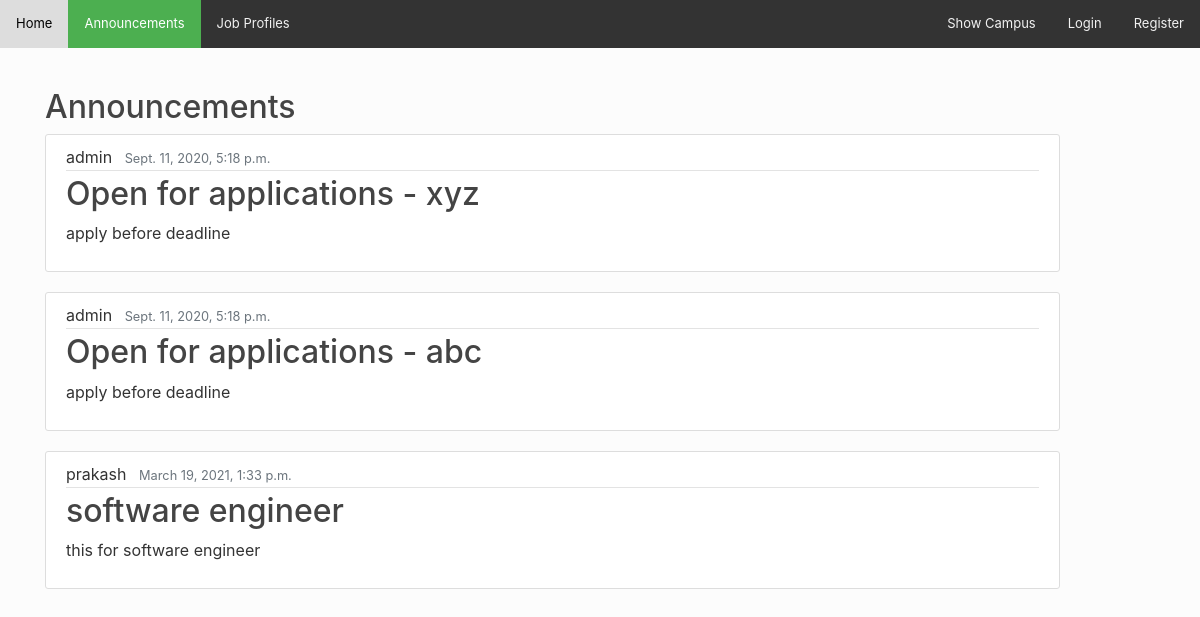
Screenshot of /announcement/ with the database file from the repository.
### placement/models.py (models this page shows, shortened)
class Post(models.Model):
    title = models.CharField(max_length=100)
    content = models.TextField()
    date_posted = models.DateTimeField(default=timezone.now)
    author = models.ForeignKey(User, on_delete=models.CASCADE)

### placement/views.py (the view)
# urls.py: url(r'^announcement/$',views.announcement, name='announcement'),
def announcement(request):
    context = {
        'posts' : Post.objects.all()
    }
    return render(request, 'placement/announcement.html', context)

### placement/templates/placement/announcement.html
{% extends "placement/header.html" %}
{% block content %}
<p>&nbsp;</p>
<h2>Announcements</h2>
{% for post in posts %}
        <article class="media content-section">
          <div class="media-body">
            <div class="article-metadata">
              <a class="mr-2">{{ post.author }}</a>
              <small class="text-muted">{{ post.date_posted }}</small>
            </div>
            <h2><a class="article-title" href="#">{{ post.title }}</a></h2>
            <p class="article-content">{{ post.content }}</p>
          </div>
        </article>
    {% endfor %}
{% endblock %}

### placement/templates/placement/header.html (shortened to what this page needs)
{% load static %}
{% url 'show_offers' as job_offers_url %}
{% url 'logout' as logout_url %}
{% url 'profile' as profile_url %}
{% url 'register' as register_url %}
{% url 'login' as login_url %}
<!DOCTYPE html>
<html lang="en">
<head>
    <link rel="stylesheet" href="https://maxcdn.bootstrapcdn.com/bootstrap/4.0.0/css/bootstrap.min.css">
    <link rel="stylesheet" type="text/css" href="{% static 'placement/main.css' %}">
</head>
<body>
<header class="site-header">
<div class="topnav">
    <a  class="{% if request.path == '/' %} active {% endif%}" href="/">Home</a>
    <a  class="{% if request.path == '/announcement/' %} active {% endif %}" href="/announcement/">Announcements</a>
    <a  class="{% if request.path == '/show_company/' %} active {% endif %}" href="/show_company/">Job Profiles</a>
    {% if user.is_authenticated %}
        <a href="{{ job_offers_url }}" class="{% if request.path == job_offers_url %} active {% endif%}">Job Offers</a>
        <a style="float:right" href="{{ logout_url }}" class="{% if request.path == logout_url %} active {% endif%}">Logout</a>
        <a style="float:right" href="{{ profile_url }}" class="{% if request.path == profile_url %} active {% endif%}">My Profile</a>
        <a style="float:right" href="/show_campus/" class="{% if request.path == '/show_campus/' %} active {% endif%}">Show Campus</a>
    {% else %}
        <a style="float:right" href="{{ register_url }}" class="{% if request.path == register_url %} active {% endif%}">Register</a>
        <a style="float:right" href=" {{ login_url }}" class="{% if request.path == login_url %} active {% endif%}">Login</a>
        <a style="float:right" href="/show_campus/" class="{% if request.path == '/show_campus/' %} active {% endif%}">Show Campus</a>
    {% endif %}
</div>
</header>
<main role="main" class="container">
      <div class="row">
        <div class="col-md-11">
          {% block content %}{% endblock %}
        </div>
      </div>
</main>
</body>
</html>

### placement/static/placement/main.css (style rules this page uses)
body { background: #fafafa; color: #333333; margin-top: 5rem; }
h1, h2, h3, h4, h5, h6 { color: #444444; }
.content-section { background: #ffffff; padding: 10px 20px; border: 1px solid #dddddd; border-radius: 3px; margin-bottom: 20px; }
.article-title { color: #444444; }
.article-content { white-space: pre-line; }
.article-metadata { padding-bottom: 1px; margin-bottom: 4px; border-bottom: 1px solid #e3e3e3 }

### placement/templates/placement/header.html (style rules this page uses)
body { background-color: rgb(252,252,252); margin: 0;  font-family: Arial, Helvetica, sans-serif; }
.topnav { overflow: hidden; background-color: #333; }
.topnav a { float: left; color: #f2f2f2; text-align: center; padding: 14px 16px; text-decoration: none; font-size: 13px; }
.topnav a.active { background-color: #4CAF50; color: white; }
* { margin: 0; padding: 0; }

### rows the page displays
Post: author "admin", date_posted "Sept. 11, 2020, 5:18 p.m.", title "Open for applications - xyz", content "apply before deadline"
Post: author "admin", date_posted "Sept. 11, 2020, 5:18 p.m.", title "Open for applications - abc", content "apply before deadline"
Post: author "prakash", date_posted "March 19, 2021, 1:33 p.m.", title "software engineer", content "this for software engineer"
